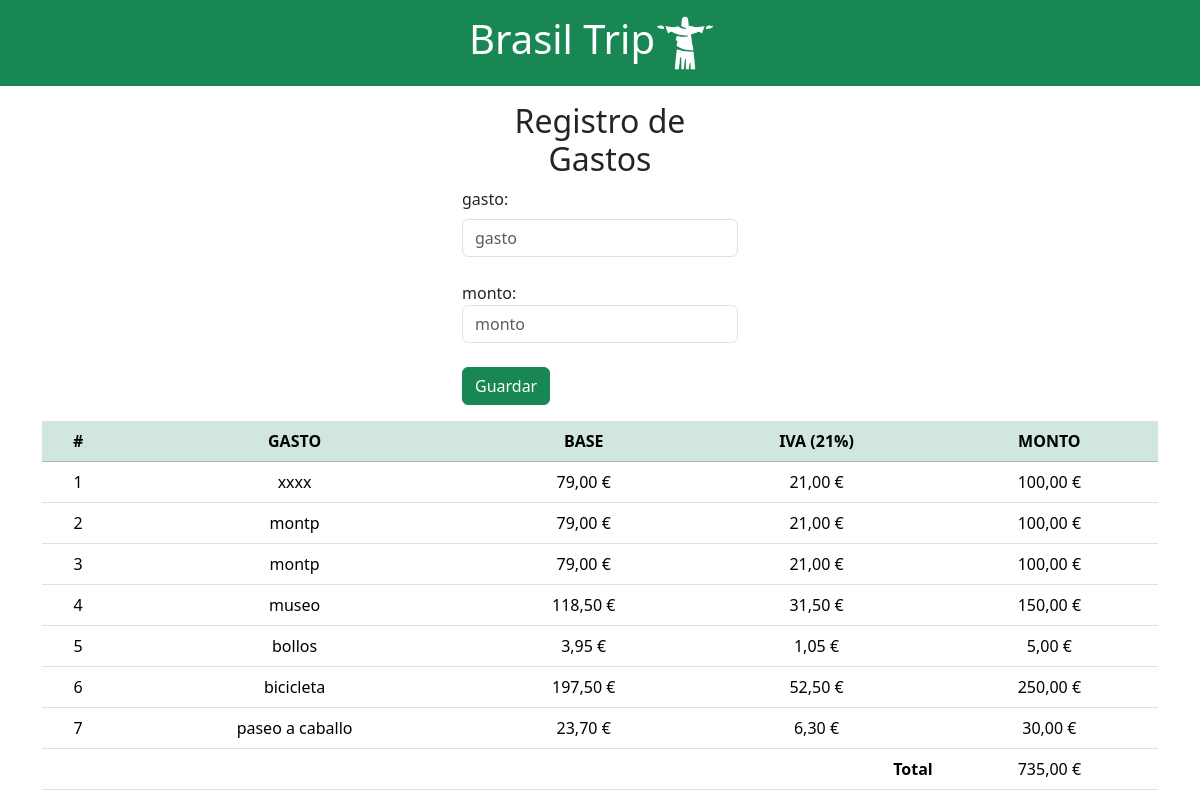
The page / on the database its author committed.
### tables this page shows
CREATE TABLE `brasil`  (
  `ID` int NOT NULL AUTO_INCREMENT,
  `gasto` varchar(255) NOT NULL,
  `monto` int NOT NULL,
  PRIMARY KEY (`ID`) USING BTREE
);

### index.php (the view, shortened to what this page needs)
<?php
	include 'conn.php';
?>
<!DOCTYPE html>
<html lang="en">
<head>
	<link rel="stylesheet" href="https://cdn.jsdelivr.net/npm/bootstrap@5.3.3/dist/css/bootstrap.min.css">
	<link rel="stylesheet" href="https://cdnjs.cloudflare.com/ajax/libs/font-awesome/6.7.2/css/all.min.css" />
</head>
<body>
	<nav class="navbar navbar-expand-lg bg-success">
     	<div class="container">
     		<a class="navbar-brand text-white text-center w-100" href="#" style="display: flex; justify-content: center; align-items: center;">
                <h1>Brasil Trip</h1> <img style="height: 60px;" src="./brasil.png" alt="">
            </a>
        </div>
    </nav>
	<div class="container mt-3 col-md-3">
        <h2 class="text-center">Registro de Gastos</h2>
        <form action="procesar.php" method="POST">
            <label class="form-label" for="nombre">gasto:</label>
            <input type="text" class="form-control" id="gasto" name="gasto" placeholder="gasto" required><br>
            <label for="monto">monto:</label>
            <input type="text" class="form-control" id="monto" name="monto" placeholder="monto" required><br>
            <button type="submit" class="btn btn-success">Guardar</button>
        </form>
    </div>
<?php
        $query = "SELECT * FROM brasil";
        $result = $conn->query($query);
        $queryTotal = "SELECT SUM(monto) AS total FROM brasil";
        $resultTotal = $conn->query($queryTotal);
        $resultTotal = $resultTotal->fetch_assoc();
        $resultTotal = $resultTotal['total'];
        if ($result->num_rows > 0) {
    ?>
            <div class="container mt-3 table-responsive">
                <table class="table table-hover text-center">
                    <thead class="table-success">
                        <tr>
                            <th>#</th>
                            <th>GASTO</th>
                            <th>BASE</th>
                            <th>IVA (21%)</th>
                            <th>MONTO</th>
                        </tr>
                    </thead>
                    <tbody>
    <?php
                $counter = '';
                while ($row = $result->fetch_assoc()) {
                    $counter++;
    ?>
                        <tr>
                            <td class="wrap"><?php echo $counter; ?></td>
                            <td class="wrap"><?php echo $row['gasto']; ?></td>
                            <td class="wrap"><?php echo number_format($row['monto']-($row['monto']*0.21), 2, ',', '.'). ' €'; ?></td>
                            <td class="wrap"><?php echo number_format($row['monto']*0.21, 2, ',', '.'). ' €'; ?></td>
                            <td class="wrap"><?php echo number_format($row['monto'], 2, ',', '.'). ' €'; ?></td>
                        </tr>
    <?php
                }
    ?>
                        <tr>
                            <td colspan="4" class="wrap" style="text-align: right;"><b>Total</b></td>
                            <td class="wrap"><?php echo number_format($resultTotal, 2, ',', '.'). ' €'; ?></td>
                        </tr>
                    </tbody>
                </table>
            </div>
    <?php
        }
    ?>
</body>
</html>

### rows shown on the page
brasil: gasto "xxxx", $row['monto']-($row['monto']*0.21) "79,00", $row['monto']*0.21 "21,00", monto "100,00"
brasil: gasto "montp", $row['monto']-($row['monto']*0.21) "79,00", $row['monto']*0.21 "21,00", monto "100,00"
brasil: gasto "montp", $row['monto']-($row['monto']*0.21) "79,00", $row['monto']*0.21 "21,00", monto "100,00"
brasil: gasto "museo", $row['monto']-($row['monto']*0.21) "118,50", $row['monto']*0.21 "31,50", monto "150,00"
brasil: gasto "bollos", $row['monto']-($row['monto']*0.21) "3,95", $row['monto']*0.21 "1,05", monto "5,00"
brasil: gasto "bicicleta", $row['monto']-($row['monto']*0.21) "197,50", $row['monto']*0.21 "52,50", monto "250,00"
brasil: gasto "paseo a caballo", $row['monto']-($row['monto']*0.21) "23,70", $row['monto']*0.21 "6,30", monto "30,00"

### other values the page prints
$resultTotal "735,00"
